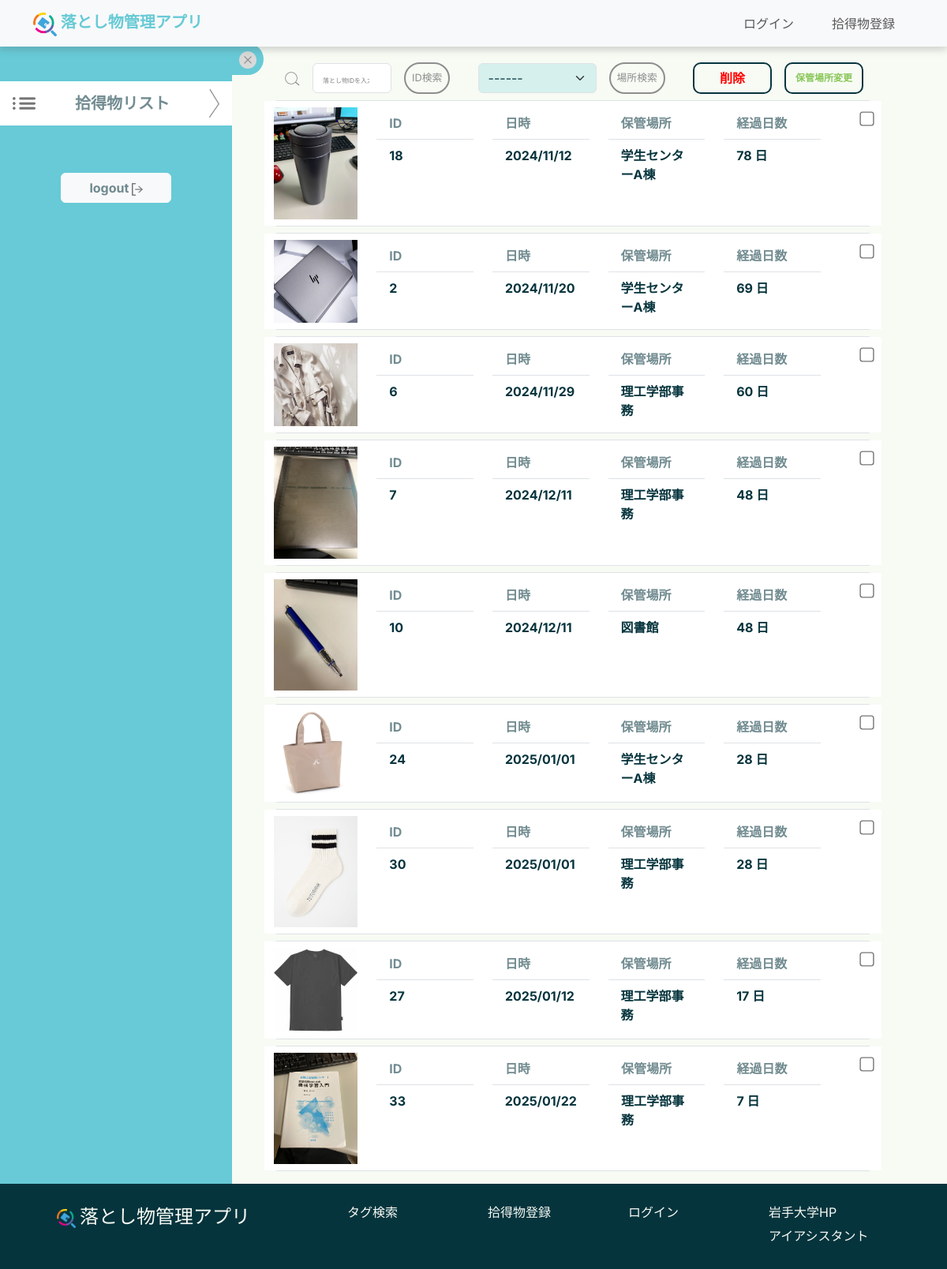
The page /mypage/administrator on the database as committed earlier.
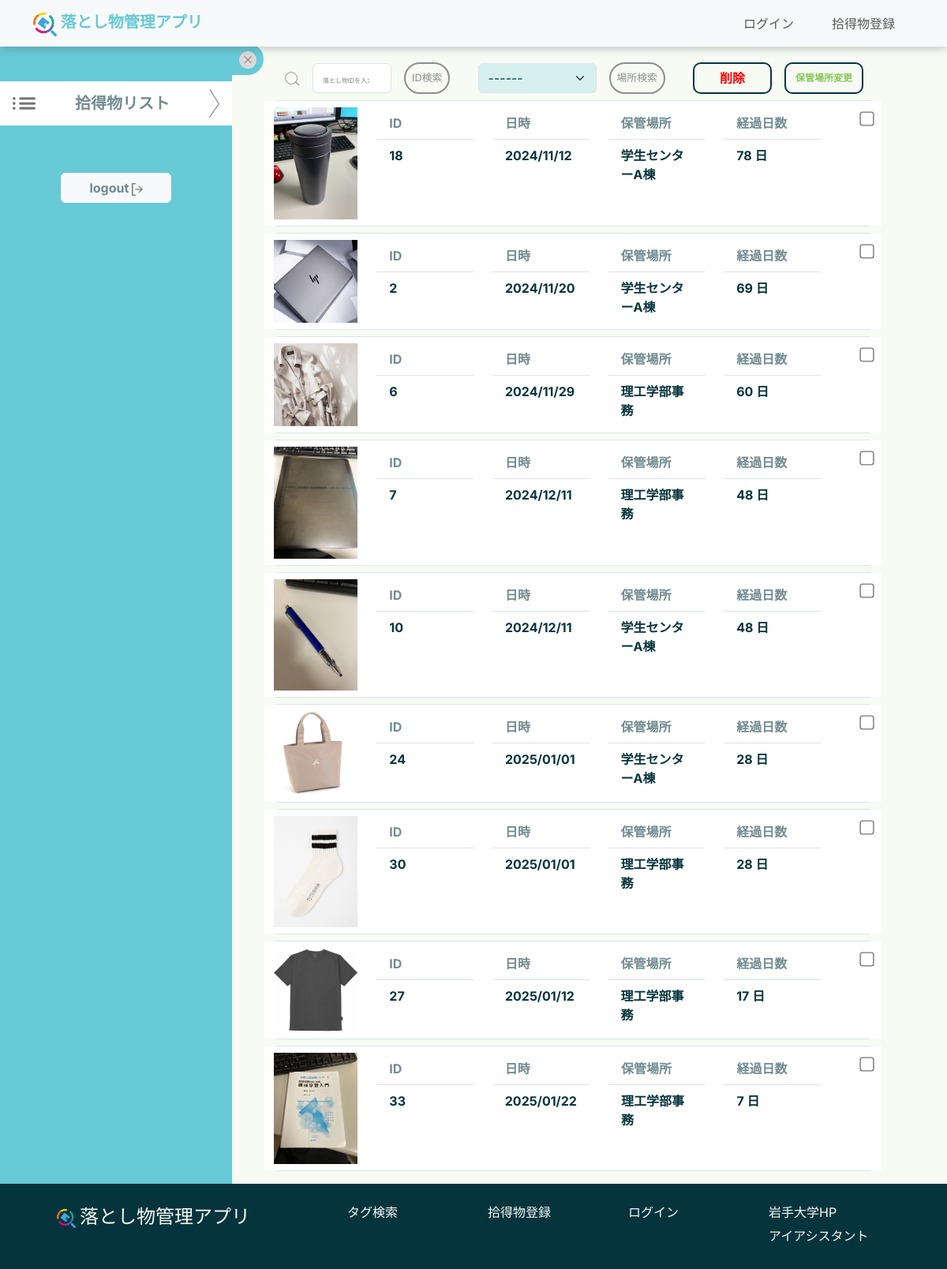
The same page on the database as committed later.
### top/models.py (models this page shows, shortened)
class ItemImage(models.Model):
    id = models.AutoField(primary_key=True)
    item = models.ForeignKey(Item, on_delete=models.CASCADE, verbose_name="Item")
    image_path = models.ImageField(upload_to='item_images/', max_length=255, blank=True, null=True,
                                   verbose_name='Item Images')
    uploaded_at = models.DateTimeField(auto_now_add=True, null=True, blank=True)

class Item(models.Model):
    item_id = models.AutoField(primary_key=True)
    item_name = models.ForeignKey(ItemsNameTag, on_delete=models.CASCADE, verbose_name="Item Name")
    PorD_location = models.ForeignKey(PickedOrDroppedLocationsTag, on_delete=models.CASCADE,
                                      verbose_name="Picked or Dropped Location")
    storage_location = models.ForeignKey(StorageLocationsTag, on_delete=models.CASCADE, verbose_name="Storage Location", null=True)
    item_type = models.IntegerField(verbose_name="Item Type", help_text="0: Found, 1: Lost")
    status = models.SmallIntegerField(verbose_name="Status", help_text="0: Pending, 1: In Progress, 2: Resolved")
    created_at = models.DateTimeField() # 時間を自動的に更新しない
    updated_at = models.DateTimeField(auto_now=True, null=True, blank=True)
    contact_email = models.EmailField(max_length=100, null=True, blank=True)
    contact_phone = models.CharField(max_length=20, null=True, blank=True)
    description = models.TextField(null=True, blank=True)

class StorageLocationsTag(models.Model):
    storage_location_id = models.AutoField(primary_key=True)
    storage_location_name = models.CharField(max_length=100, verbose_name="Storage Location Name",
                                             help_text="Name of the place to store lost items, e.g., administrative office, library, etc.")
    description = models.TextField(null=True, blank=True)
    def __str__(self):
        return self.storage_location_name

### mypage/views.py (the view, shortened to what this page needs)
# urls.py: path("administrator", views.admin_mypage, name="admin_mypage"),
def admin_mypage(request): # 未完成
    founditemimages = ItemImage.objects.select_related("item").order_by("item__created_at")
    founditemimages = founditemimages.filter(item__status=0) # status = 0の物品だけ表示
    storage_tags = StorageLocationsTag.objects.all()
    return render(request, "administrator.html", {"founditemimages": founditemimages, "storagetags": storage_tags})

### mypage/templates/administrator.html (shortened to what the changed rows need)
{% extends "base.html" %}
{% load static %}
{% block content %}
<form method="POST">
    <body>
        <div class="container-fluid row" style="display: flex; width: 100%">
            <div class="col-xl-8 col-sm-12 my-2" id="main-content">
                {% if founditemimages %}
                    <div id="content-desktop" style="display:none;">
                        {% for image in founditemimages %}
                            <div class="border my-2 rounded">
                                <div class="row" style="background-color: #FFFFFF;">
                                    <img src="{{ image.image_path.url }}" class="col-2 my-2">
                                    <div class="col my-2">
                                        <ul class="list-group list-group-flush no-underline">
                                            <li class="list-group-item fw-bold" style="color: #06343D90">ID</li>
                                            <li class="list-group-item fw-bold" style="color: #06343D">{{ image.item.item_id }}</li>
                                        </ul>
                                    </div>
                                    <div class="col my-2">
                                        <ul class="list-group list-group-flush no-underline">
                                            <li class="list-group-item fw-bold" style="color: #06343D90">日時</li>
                                            <li class="list-group-item fw-bold" style="color: #06343D">{{ image.item.created_at|date:"Y/m/d" }}</li>
                                        </ul>
                                    </div>
                                    <div class="col my-2">
                                        <ul class="list-group list-group-flush no-underline">
                                            <li class="list-group-item fw-bold" style="color: #06343D90">保管場所</li>
                                            <li class="list-group-item fw-bold" style="color: #06343D">{{ image.item.storage_location }}</li>
                                        </ul>
                                    </div>
                                    <div class="col my-2">
                                        <ul class="list-group list-group-flush no-underline">
                                            <li class="list-group-item fw-bold" style="color: #06343D90">経過日数</li>
                                            <li class="list-group-item fw-bold" style="color: #06343D">
                                                <span class="elapsed-days" data-created-at="{{ image.item.created_at|date:"Y-m-d H:i:s" }}"></span>
                                            </li>
                                        </ul>
                                    </div>
                                    <div class="d-flex align-items-start justify-content-end col-1 mt-3">
                                        <input type="checkbox" class="large-checkbox" name="selected_items" value="{{ image.item.item_id }}">
                                    </div>
                                </div>
                            </div>
                        {% endfor %}
                    </div>
                {% else %}
                    <br><br>
                    <p>そのような落とし物は登録されていません</p>
                {% endif %}
            </div>
        </div>
    </body>
</form>
{% endblock content %}

Rows that differ between the two databases and show on the page:
changed through a linked row, ItemImage (number 5 of 9 on the later page): item.storage_location "図書館" → "学生センターA棟"
